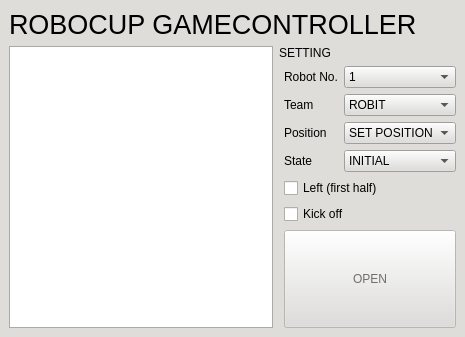
<?xml version="1.0" encoding="UTF-8"?>
<ui version="4.0">
 <class>RobocupController</class>
 <widget class="QMainWindow" name="RobocupController">
  <property name="geometry">
   <rect>
    <x>0</x>
    <y>0</y>
    <width>465</width>
    <height>337</height>
   </rect>
  </property>
  <property name="palette">
   <palette>
    <active>
     <colorrole role="WindowText">
      <brush brushstyle="SolidPattern">
       <color alpha="255">
        <red>0</red>
        <green>0</green>
        <blue>0</blue>
       </color>
      </brush>
     </colorrole>
     <colorrole role="Button">
      <brush brushstyle="SolidPattern">
       <color alpha="255">
        <red>222</red>
        <green>221</green>
        <blue>218</blue>
       </color>
      </brush>
     </colorrole>
     <colorrole role="Light">
      <brush brushstyle="SolidPattern">
       <color alpha="255">
        <red>255</red>
        <green>255</green>
        <blue>255</blue>
       </color>
      </brush>
     </colorrole>
     <colorrole role="Midlight">
      <brush brushstyle="SolidPattern">
       <color alpha="255">
        <red>238</red>
        <green>238</green>
        <blue>236</blue>
       </color>
      </brush>
     </colorrole>
     <colorrole role="Dark">
      <brush brushstyle="SolidPattern">
       <color alpha="255">
        <red>111</red>
        <green>110</green>
        <blue>109</blue>
       </color>
      </brush>
     </colorrole>
     <colorrole role="Mid">
      <brush brushstyle="SolidPattern">
       <color alpha="255">
        <red>148</red>
        <green>147</green>
        <blue>145</blue>
       </color>
      </brush>
     </colorrole>
     <colorrole role="Text">
      <brush brushstyle="SolidPattern">
       <color alpha="255">
        <red>0</red>
        <green>0</green>
        <blue>0</blue>
       </color>
      </brush>
     </colorrole>
     <colorrole role="BrightText">
      <brush brushstyle="SolidPattern">
       <color alpha="255">
        <red>255</red>
        <green>255</green>
        <blue>255</blue>
       </color>
      </brush>
     </colorrole>
     <colorrole role="ButtonText">
      <brush brushstyle="SolidPattern">
       <color alpha="255">
        <red>0</red>
        <green>0</green>
        <blue>0</blue>
       </color>
      </brush>
     </colorrole>
     <colorrole role="Base">
      <brush brushstyle="SolidPattern">
       <color alpha="255">
        <red>255</red>
        <green>255</green>
        <blue>255</blue>
       </color>
      </brush>
     </colorrole>
     <colorrole role="Window">
      <brush brushstyle="SolidPattern">
       <color alpha="255">
        <red>222</red>
        <green>221</green>
        <blue>218</blue>
       </color>
      </brush>
     </colorrole>
     <colorrole role="Shadow">
      <brush brushstyle="SolidPattern">
       <color alpha="255">
        <red>0</red>
        <green>0</green>
        <blue>0</blue>
       </color>
      </brush>
     </colorrole>
     <colorrole role="AlternateBase">
      <brush brushstyle="SolidPattern">
       <color alpha="255">
        <red>238</red>
        <green>238</green>
        <blue>236</blue>
       </color>
      </brush>
     </colorrole>
     <colorrole role="ToolTipBase">
      <brush brushstyle="SolidPattern">
       <color alpha="255">
        <red>255</red>
        <green>255</green>
        <blue>220</blue>
       </color>
      </brush>
     </colorrole>
     <colorrole role="ToolTipText">
      <brush brushstyle="SolidPattern">
       <color alpha="255">
        <red>0</red>
        <green>0</green>
        <blue>0</blue>
       </color>
      </brush>
     </colorrole>
     <colorrole role="PlaceholderText">
      <brush brushstyle="SolidPattern">
       <color alpha="128">
        <red>0</red>
        <green>0</green>
        <blue>0</blue>
       </color>
      </brush>
     </colorrole>
    </active>
    <inactive>
     <colorrole role="WindowText">
      <brush brushstyle="SolidPattern">
       <color alpha="255">
        <red>0</red>
        <green>0</green>
        <blue>0</blue>
       </color>
      </brush>
     </colorrole>
     <colorrole role="Button">
      <brush brushstyle="SolidPattern">
       <color alpha="255">
        <red>222</red>
        <green>221</green>
        <blue>218</blue>
       </color>
      </brush>
     </colorrole>
     <colorrole role="Light">
      <brush brushstyle="SolidPattern">
       <color alpha="255">
        <red>255</red>
        <green>255</green>
        <blue>255</blue>
       </color>
      </brush>
     </colorrole>
     <colorrole role="Midlight">
      <brush brushstyle="SolidPattern">
       <color alpha="255">
        <red>238</red>
        <green>238</green>
        <blue>236</blue>
       </color>
      </brush>
     </colorrole>
     <colorrole role="Dark">
      <brush brushstyle="SolidPattern">
       <color alpha="255">
        <red>111</red>
        <green>110</green>
        <blue>109</blue>
       </color>
      </brush>
     </colorrole>
     <colorrole role="Mid">
      <brush brushstyle="SolidPattern">
       <color alpha="255">
        <red>148</red>
        <green>147</green>
        <blue>145</blue>
       </color>
      </brush>
     </colorrole>
     <colorrole role="Text">
      <brush brushstyle="SolidPattern">
       <color alpha="255">
        <red>0</red>
        <green>0</green>
        <blue>0</blue>
       </color>
      </brush>
     </colorrole>
     <colorrole role="BrightText">
      <brush brushstyle="SolidPattern">
       <color alpha="255">
        <red>255</red>
        <green>255</green>
        <blue>255</blue>
       </color>
      </brush>
     </colorrole>
     <colorrole role="ButtonText">
      <brush brushstyle="SolidPattern">
       <color alpha="255">
        <red>0</red>
        <green>0</green>
        <blue>0</blue>
       </color>
      </brush>
     </colorrole>
     <colorrole role="Base">
      <brush brushstyle="SolidPattern">
       <color alpha="255">
        <red>255</red>
        <green>255</green>
        <blue>255</blue>
       </color>
      </brush>
     </colorrole>
     <colorrole role="Window">
      <brush brushstyle="SolidPattern">
       <color alpha="255">
        <red>222</red>
        <green>221</green>
        <blue>218</blue>
       </color>
      </brush>
     </colorrole>
     <colorrole role="Shadow">
      <brush brushstyle="SolidPattern">
       <color alpha="255">
        <red>0</red>
        <green>0</green>
        <blue>0</blue>
       </color>
      </brush>
     </colorrole>
     <colorrole role="AlternateBase">
      <brush brushstyle="SolidPattern">
       <color alpha="255">
        <red>238</red>
        <green>238</green>
        <blue>236</blue>
       </color>
      </brush>
     </colorrole>
     <colorrole role="ToolTipBase">
      <brush brushstyle="SolidPattern">
       <color alpha="255">
        <red>255</red>
        <green>255</green>
        <blue>220</blue>
       </color>
      </brush>
     </colorrole>
     <colorrole role="ToolTipText">
      <brush brushstyle="SolidPattern">
       <color alpha="255">
        <red>0</red>
        <green>0</green>
        <blue>0</blue>
       </color>
      </brush>
     </colorrole>
     <colorrole role="PlaceholderText">
      <brush brushstyle="SolidPattern">
       <color alpha="128">
        <red>0</red>
        <green>0</green>
        <blue>0</blue>
       </color>
      </brush>
     </colorrole>
    </inactive>
    <disabled>
     <colorrole role="WindowText">
      <brush brushstyle="SolidPattern">
       <color alpha="255">
        <red>111</red>
        <green>110</green>
        <blue>109</blue>
       </color>
      </brush>
     </colorrole>
     <colorrole role="Button">
      <brush brushstyle="SolidPattern">
       <color alpha="255">
        <red>222</red>
        <green>221</green>
        <blue>218</blue>
       </color>
      </brush>
     </colorrole>
     <colorrole role="Light">
      <brush brushstyle="SolidPattern">
       <color alpha="255">
        <red>255</red>
        <green>255</green>
        <blue>255</blue>
       </color>
      </brush>
     </colorrole>
     <colorrole role="Midlight">
      <brush brushstyle="SolidPattern">
       <color alpha="255">
        <red>238</red>
        <green>238</green>
        <blue>236</blue>
       </color>
      </brush>
     </colorrole>
     <colorrole role="Dark">
      <brush brushstyle="SolidPattern">
       <color alpha="255">
        <red>111</red>
        <green>110</green>
        <blue>109</blue>
       </color>
      </brush>
     </colorrole>
     <colorrole role="Mid">
      <brush brushstyle="SolidPattern">
       <color alpha="255">
        <red>148</red>
        <green>147</green>
        <blue>145</blue>
       </color>
      </brush>
     </colorrole>
     <colorrole role="Text">
      <brush brushstyle="SolidPattern">
       <color alpha="255">
        <red>111</red>
        <green>110</green>
        <blue>109</blue>
       </color>
      </brush>
     </colorrole>
     <colorrole role="BrightText">
      <brush brushstyle="SolidPattern">
       <color alpha="255">
        <red>255</red>
        <green>255</green>
        <blue>255</blue>
       </color>
      </brush>
     </colorrole>
     <colorrole role="ButtonText">
      <brush brushstyle="SolidPattern">
       <color alpha="255">
        <red>111</red>
        <green>110</green>
        <blue>109</blue>
       </color>
      </brush>
     </colorrole>
     <colorrole role="Base">
      <brush brushstyle="SolidPattern">
       <color alpha="255">
        <red>222</red>
        <green>221</green>
        <blue>218</blue>
       </color>
      </brush>
     </colorrole>
     <colorrole role="Window">
      <brush brushstyle="SolidPattern">
       <color alpha="255">
        <red>222</red>
        <green>221</green>
        <blue>218</blue>
       </color>
      </brush>
     </colorrole>
     <colorrole role="Shadow">
      <brush brushstyle="SolidPattern">
       <color alpha="255">
        <red>0</red>
        <green>0</green>
        <blue>0</blue>
       </color>
      </brush>
     </colorrole>
     <colorrole role="AlternateBase">
      <brush brushstyle="SolidPattern">
       <color alpha="255">
        <red>222</red>
        <green>221</green>
        <blue>218</blue>
       </color>
      </brush>
     </colorrole>
     <colorrole role="ToolTipBase">
      <brush brushstyle="SolidPattern">
       <color alpha="255">
        <red>255</red>
        <green>255</green>
        <blue>220</blue>
       </color>
      </brush>
     </colorrole>
     <colorrole role="ToolTipText">
      <brush brushstyle="SolidPattern">
       <color alpha="255">
        <red>0</red>
        <green>0</green>
        <blue>0</blue>
       </color>
      </brush>
     </colorrole>
     <colorrole role="PlaceholderText">
      <brush brushstyle="SolidPattern">
       <color alpha="128">
        <red>0</red>
        <green>0</green>
        <blue>0</blue>
       </color>
      </brush>
     </colorrole>
    </disabled>
   </palette>
  </property>
  <property name="windowTitle">
   <string>ROBOCUP  GAMECONTROLLER ver2.10.2</string>
  </property>
  <property name="windowIcon">
   <iconset>
    <normaloff>:/Icons/images/syu.png</normaloff>
    <disabledoff>:/Icons/images/syu.png</disabledoff>:/Icons/images/syu.png</iconset>
  </property>
  <property name="locale">
   <locale language="English" country="Australia"/>
  </property>
  <widget class="QWidget" name="centralwidget">
   <property name="enabled">
    <bool>true</bool>
   </property>
   <property name="styleSheet">
    <string notr="true"/>
   </property>
   <layout class="QGridLayout" name="gridLayout">
    <item row="0" column="0">
     <layout class="QVBoxLayout" name="verticalLayout_4">
      <item>
       <layout class="QHBoxLayout" name="horizontalLayout_3">
        <item>
         <widget class="QLabel" name="label_title">
          <property name="text">
           <string>&lt;html&gt;&lt;head/&gt;&lt;body&gt;&lt;p&gt;&lt;span style=&quot; font-size:20pt;&quot;&gt;ROBOCUP GAMECONTROLLER&lt;/span&gt;&lt;/p&gt;&lt;/body&gt;&lt;/html&gt;</string>
          </property>
         </widget>
        </item>
       </layout>
      </item>
      <item>
       <layout class="QHBoxLayout" name="horizontalLayout_2">
        <item>
         <widget class="QTextEdit" name="textEdit"/>
        </item>
        <item>
         <layout class="QVBoxLayout" name="verticalLayout_2">
          <item>
           <widget class="QLabel" name="label_2">
            <property name="maximumSize">
             <size>
              <width>16777215</width>
              <height>20</height>
             </size>
            </property>
            <property name="text">
             <string>SETTING</string>
            </property>
           </widget>
          </item>
          <item>
           <layout class="QVBoxLayout" name="verticalLayout">
            <property name="leftMargin">
             <number>5</number>
            </property>
            <property name="topMargin">
             <number>0</number>
            </property>
            <item>
             <layout class="QFormLayout" name="formLayout">
              <item row="0" column="0">
               <widget class="QLabel" name="label_num">
                <property name="text">
                 <string>Robot No.</string>
                </property>
               </widget>
              </item>
              <item row="0" column="1">
               <widget class="QComboBox" name="comboBox_number">
                <item>
                 <property name="text">
                  <string>1</string>
                 </property>
                </item>
                <item>
                 <property name="text">
                  <string>2</string>
                 </property>
                </item>
                <item>
                 <property name="text">
                  <string>3</string>
                 </property>
                </item>
                <item>
                 <property name="text">
                  <string>4</string>
                 </property>
                </item>
                <item>
                 <property name="text">
                  <string>5</string>
                 </property>
                </item>
                <item>
                 <property name="text">
                  <string>6</string>
                 </property>
                </item>
               </widget>
              </item>
              <item row="1" column="0">
               <widget class="QLabel" name="label_Team">
                <property name="text">
                 <string>Team</string>
                </property>
               </widget>
              </item>
              <item row="1" column="1">
               <widget class="QComboBox" name="comboBox_team">
                <item>
                 <property name="text">
                  <string>ROBIT</string>
                 </property>
                </item>
                <item>
                 <property name="text">
                  <string>ROBIT_RED</string>
                 </property>
                </item>
                <item>
                 <property name="text">
                  <string>ROBIT_BLUE</string>
                 </property>
                </item>
               </widget>
              </item>
              <item row="2" column="0">
               <widget class="QLabel" name="label_Position">
                <property name="text">
                 <string>Position</string>
                </property>
               </widget>
              </item>
              <item row="2" column="1">
               <widget class="QComboBox" name="comboBox_position">
                <property name="currentIndex">
                 <number>0</number>
                </property>
                <item>
                 <property name="text">
                  <string>SET POSITION</string>
                 </property>
                </item>
                <item>
                 <property name="text">
                  <string>GOALKEEPER</string>
                 </property>
                </item>
                <item>
                 <property name="text">
                  <string>FORWARD</string>
                 </property>
                </item>
                <item>
                 <property name="text">
                  <string>TECHNICAL</string>
                 </property>
                </item>
               </widget>
              </item>
              <item row="3" column="0">
               <widget class="QLabel" name="label_State">
                <property name="text">
                 <string>State</string>
                </property>
               </widget>
              </item>
              <item row="3" column="1">
               <widget class="QComboBox" name="comboBox_state">
                <item>
                 <property name="text">
                  <string>INITIAL</string>
                 </property>
                </item>
                <item>
                 <property name="text">
                  <string>READY</string>
                 </property>
                </item>
                <item>
                 <property name="text">
                  <string>SET</string>
                 </property>
                </item>
                <item>
                 <property name="text">
                  <string>PLAYING</string>
                 </property>
                </item>
                <item>
                 <property name="text">
                  <string>FINISHED</string>
                 </property>
                </item>
               </widget>
              </item>
             </layout>
            </item>
            <item>
             <widget class="QCheckBox" name="checkBox_side">
              <property name="text">
               <string>Left (first half)</string>
              </property>
             </widget>
            </item>
            <item>
             <widget class="QCheckBox" name="checkBox_kickoff">
              <property name="text">
               <string>Kick off</string>
              </property>
             </widget>
            </item>
            <item>
             <widget class="QPushButton" name="Server_Open">
              <property name="enabled">
               <bool>false</bool>
              </property>
              <property name="sizePolicy">
               <sizepolicy hsizetype="Minimum" vsizetype="Expanding">
                <horstretch>0</horstretch>
                <verstretch>0</verstretch>
               </sizepolicy>
              </property>
              <property name="text">
               <string>OPEN</string>
              </property>
             </widget>
            </item>
           </layout>
          </item>
         </layout>
        </item>
       </layout>
      </item>
     </layout>
    </item>
   </layout>
  </widget>
  <action name="action_Quit">
   <property name="text">
    <string>&amp;Quit</string>
   </property>
   <property name="shortcut">
    <string>Ctrl+Q</string>
   </property>
   <property name="shortcutContext">
    <enum>Qt::ApplicationShortcut</enum>
   </property>
  </action>
  <action name="action_Preferences">
   <property name="text">
    <string>&amp;Preferences</string>
   </property>
  </action>
  <action name="actionAbout">
   <property name="text">
    <string>&amp;About</string>
   </property>
  </action>
  <action name="actionAbout_Qt">
   <property name="text">
    <string>About &amp;Qt</string>
   </property>
  </action>
 </widget>
 <resources/>
 <connections>
  <connection>
   <sender>action_Quit</sender>
   <signal>triggered()</signal>
   <receiver>RobocupController</receiver>
   <slot>close()</slot>
   <hints>
    <hint type="sourcelabel">
     <x>-1</x>
     <y>-1</y>
    </hint>
    <hint type="destinationlabel">
     <x>399</x>
     <y>299</y>
    </hint>
   </hints>
  </connection>
 </connections>
</ui>
